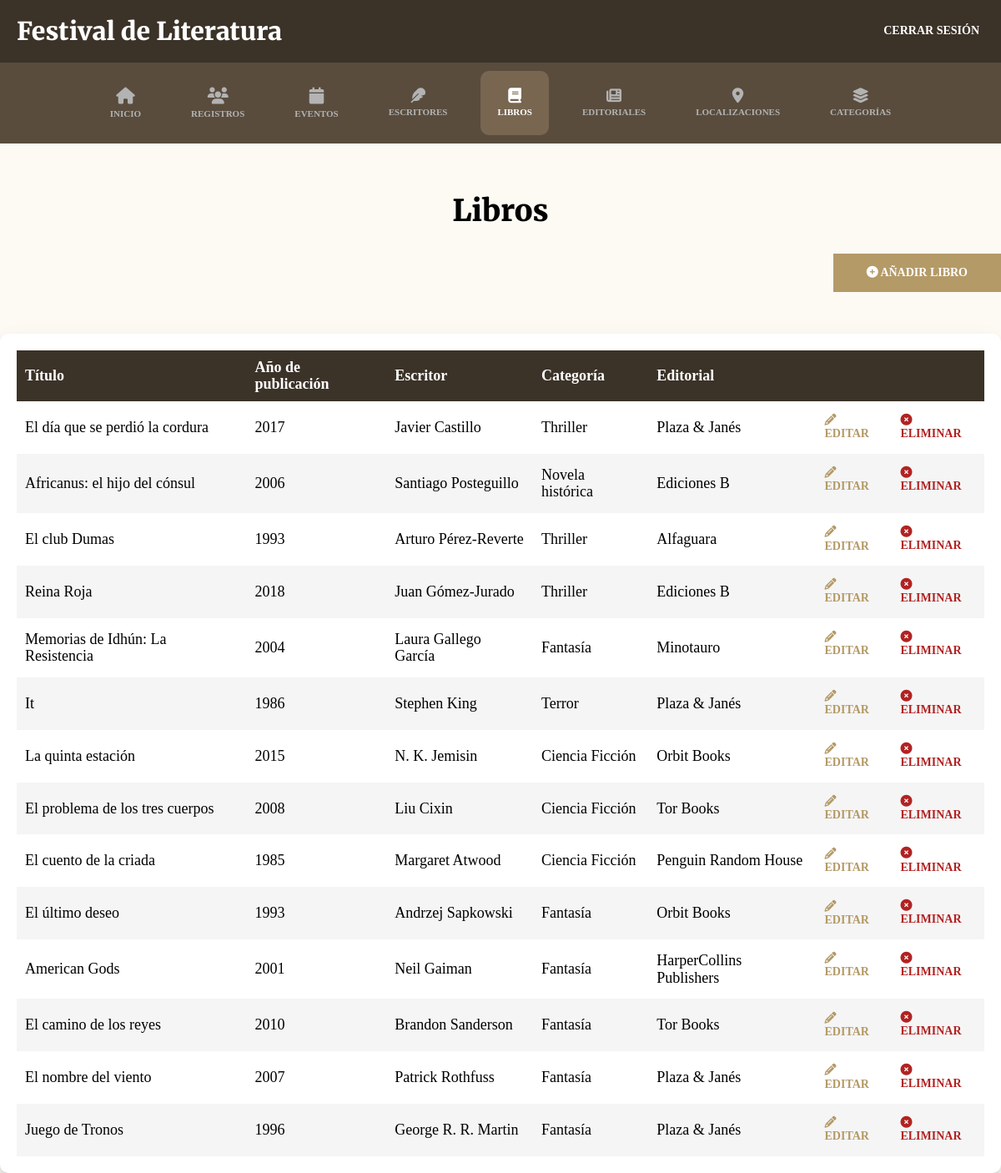
Screenshot of /admin/libros (signed in) with the database file from the repository.
### tables this page shows
CREATE TABLE libros (
  id_libro          INT UNSIGNED  NOT NULL AUTO_INCREMENT,
  titulo            VARCHAR(200)  NOT NULL,
  anio_publicacion  SMALLINT      NULL,
  id_escritor       INT UNSIGNED  NOT NULL,
  id_editorial      INT UNSIGNED  NOT NULL,
  id_categoria      INT UNSIGNED  NOT NULL,
  PRIMARY KEY (id_libro),
  KEY idx_libros_titulo (titulo),
  KEY idx_libros_escritor (id_escritor),
  KEY idx_libros_editorial (id_editorial),
  KEY idx_libros_categoria (id_categoria),
  CONSTRAINT fk_libros_escritores
    FOREIGN KEY (id_escritor) REFERENCES escritores (id_escritor)
    ON UPDATE CASCADE
    ON DELETE RESTRICT,
  CONSTRAINT fk_libros_editoriales
    FOREIGN KEY (id_editorial) REFERENCES editoriales (id_editorial)
    ON UPDATE CASCADE
    ON DELETE RESTRICT,
  CONSTRAINT fk_libros_categorias
    FOREIGN KEY (id_categoria) REFERENCES categorias (id_categoria)
    ON UPDATE CASCADE
    ON DELETE RESTRICT
);

CREATE TABLE escritores (
  id_escritor    INT UNSIGNED  NOT NULL AUTO_INCREMENT,
  nombre         VARCHAR(150)  NOT NULL,
  biografia      TEXT          NOT NULL,
  nacionalidad   VARCHAR(100)  NOT NULL,
  imagen           VARCHAR(255)  NULL,   
  PRIMARY KEY (id_escritor),
  KEY idx_escritores_nombre (nombre)
);

CREATE TABLE categorias (
  id_categoria INT UNSIGNED  NOT NULL AUTO_INCREMENT,
  nombre       VARCHAR(120)  NOT NULL,
  PRIMARY KEY (id_categoria),
  UNIQUE KEY uq_categorias_nombre (nombre)
);

CREATE TABLE editoriales (
  id_editorial   INT UNSIGNED  NOT NULL AUTO_INCREMENT,
  nombre         VARCHAR(150)  NOT NULL,
  pais           VARCHAR(100)  NOT NULL,
  anio_fundacion SMALLINT      NULL,   
  PRIMARY KEY (id_editorial),
  KEY idx_editoriales_nombre (nombre)
);

### controllers/LibrosController.php (called while the page is built, shortened)
<?php
class LibrosController {
    public static function index(Router $router) {
        $libros = Libro::all();
        foreach($libros as $libro) {
            $libro->categoria = Categoria::find($libro->getIdCategoria());
            $libro->escritor = Escritor::find($libro->getIdEscritor());
            $libro->editorial = Editorial::find($libro->getIdEditorial());
        }
        $router->render('admin/libros/index', [
            'titulo' => 'Libros',
            'libros' => $libros
        ]);
    }
}

### public/index.php (called while the page is built, shortened)
<?php
$router = new Router();
$router->get('/login', [AuthController::class, 'login']);
$router->post('/login', [AuthController::class, 'login']);
$router->post('/logout', [AuthController::class, 'logout']);
$router->get('/registro', [AuthController::class, 'registro']);
$router->post('/registro', [AuthController::class, 'registro']);
$router->get('/admin/dashboard', [DashboardController::class, 'index']);
$router->get('/admin/registros', [RegistrosController::class, 'index']);
$router->post('/admin/registros/eliminar', [RegistrosController::class, 'eliminar']);
$router->get('/admin/eventos', [EventosController::class, 'index']);
$router->get('/admin/eventos/crear', [EventosController::class, 'crear']);
$router->post('/admin/eventos/crear', [EventosController::class, 'crear']);
$router->get('/admin/eventos/editar', [EventosController::class, 'editar']);
$router->post('/admin/eventos/editar', [EventosController::class, 'editar']);
$router->post('/admin/eventos/eliminar', [EventosController::class, 'eliminar']);
$router->get('/admin/escritores', [EscritoresController::class, 'index']);
$router->get('/admin/escritores/crear', [EscritoresController::class, 'crear']);
$router->post('/admin/escritores/crear', [EscritoresController::class, 'crear']);
$router->get('/admin/escritores/editar', [EscritoresController::class, 'editar']);
$router->post('/admin/escritores/editar', [EscritoresController::class, 'editar']);
$router->post('/admin/escritores/eliminar', [EscritoresController::class, 'eliminar']);
$router->get('/admin/libros', [LibrosController::class, 'index']);
$router->get('/admin/libros/crear', [LibrosController::class, 'crear']);
$router->post('/admin/libros/crear', [LibrosController::class, 'crear']);
$router->get('/admin/libros/editar', [LibrosController::class, 'editar']);
$router->post('/admin/libros/editar', [LibrosController::class, 'editar']);
$router->post('/admin/libros/eliminar', [LibrosController::class, 'eliminar']);
$router->get('/admin/editoriales', [EditorialesController::class, 'index']);
$router->get('/admin/editoriales/crear', [EditorialesController::class, 'crear']);
$router->post('/admin/editoriales/crear', [EditorialesController::class, 'crear']);
$router->get('/admin/editoriales/editar', [EditorialesController::class, 'editar']);
$router->post('/admin/editoriales/editar', [EditorialesController::class, 'editar']);
$router->post('/admin/editoriales/eliminar', [EditorialesController::class, 'eliminar']);
$router->get('/admin/localizaciones', [LocalizacionesController::class, 'index']);
$router->get('/admin/localizaciones/crear', [LocalizacionesController::class, 'crear']);
$router->post('/admin/localizaciones/crear', [LocalizacionesController::class, 'crear']);
$router->get('/admin/localizaciones/editar', [LocalizacionesController::class, 'editar']);
$router->post('/admin/localizaciones/editar', [LocalizacionesController::class, 'editar']);
$router->post('/admin/localizaciones/eliminar', [LocalizacionesController::class, 'eliminar']);
$router->get('/admin/categorias', [CategoriasController::class, 'index']);
$router->get('/admin/categorias/crear', [CategoriasController::class, 'crear']);
$router->post('/admin/categorias/crear', [CategoriasController::class, 'crear']);
$router->get('/admin/categorias/editar', [CategoriasController::class, 'editar']);
$router->post('/admin/categorias/editar', [CategoriasController::class, 'editar']);
$router->post('/admin/categorias/eliminar', [CategoriasController::class, 'eliminar']);
$router->get('/', [PaginasController::class, 'index']);
$router->get('/festival', [PaginasController::class, 'festival']);
$router->get('/programa', [PaginasController::class, 'programa']);
$router->get('/localizaciones', [PaginasController::class, 'localizaciones']);
$router->get('/escritores', [PaginasController::class, 'escritores']);
$router->get('/entradas', [PaginasController::class, 'entradas']);
$router->post('/entradas', [PaginasController::class, 'entradas']);
$router->get('/404', [PaginasController::class, 'error']);
$router->get('/mis-entradas', [\Controllers\PaginasController::class, 'misEntradas']);
$router->post('/mis-entradas', [\Controllers\PaginasController::class, 'misEntradas']);
$router->comprobarRutas();

### models/ActiveRecord.php (called while the page is built, shortened)
<?php
class ActiveRecord {
    protected static $db;
    protected static $tabla = '';
    protected static $idColumn = 'id';
    public function __get(string $propiedad) {
        $metodo = 'get' . str_replace(' ', '', ucwords(str_replace('_', ' ', $propiedad)));
        if (method_exists($this, $metodo)) {
            return $this->$metodo();
        }
        return null;
    }
    public static function setDB($database) {
        self::$db = $database;
    }
    public static function consultarSQL($query) {
        $resultado = self::$db->query($query);
        $array = [];
        while ($registro = $resultado->fetch_assoc()) {
            $array[] = static::crearObjeto($registro);
        }
        return $array;
    }
    protected static function crearObjeto($registro) {
    $objeto = new static;
    foreach ($registro as $key => $value) {
        $v = $value;
        try {
            $prop = new \ReflectionProperty($objeto, $key);
            $type = $prop->getType();
            if ($type instanceof \ReflectionNamedType) {
                $typeName   = $type->getName();
                $allowsNull = $type->allowsNull();
                if ($typeName === 'int') {
                    if ($v === null) {
                        $v = $allowsNull ? null : 0;
                    } else {
                        $v = (int)$v;
                    }
                } elseif ($typeName === 'float') {
                    if ($v === null) {
                        $v = $allowsNull ? null : 0.0;
                    } else {
                        $v = (float)$v;
                    }
                } elseif ($typeName === 'string') {
                    if ($v === null && !$allowsNull) {
                        $v = '';
                    }
                }
            }
        } catch (\ReflectionException $e) {
        }
        $objeto->$key = $v;
    }
    return $objeto;
}
    public static function all() {
        $pk = static::$idColumn;
        $query = "SELECT * FROM " . static::$tabla . " ORDER BY {$pk} DESC";
        return self::consultarSQL($query);
    }
    public static function find(int|string $id): ?static
    {
        $pk = static::$idColumn;
        $idEsc = self::$db->escape_string((string) $id);
        $query = "SELECT * FROM " . static::$tabla . " WHERE {$pk} = '{$idEsc}' LIMIT 1";
        $resultado = self::consultarSQL($query);
        return array_shift($resultado) ?: null;
    }
}

### models/Libro.php (called while the page is built, shortened)
<?php
class Libro extends ActiveRecord {
    protected ?int $id_libro = null;
    protected string $titulo = '';
    protected $anio_publicacion;
    public function __construct($args = [])
    {
        $this->id_libro         = $args['id_libro'] ?? null;
        $this->titulo           = trim($args['titulo'] ?? '');
        $this->anio_publicacion = $args['anio_publicacion'] ?? null;
    }
    public function getIdLibro(): ?int {
        return $this->id_libro;
    }
    public function getTitulo(): string {
        return $this->titulo;
    }
    public function getAnioPublicacion() {
        return $this->anio_publicacion;
    }
}

### models/Escritor.php (called while the page is built, shortened)
<?php
class Escritor extends ActiveRecord {
    protected string $nombre = '';
    public function __construct($args = [])
    {
        $this->nombre = $args['nombre'] ?? '';
    }
    public function getNombre(): string {
        return $this->nombre;
    }
}

### models/Categoria.php (called while the page is built, shortened)
<?php
class Categoria extends ActiveRecord {
    protected string $nombre = '';
    public function __construct($args = [])
    {
        $this->nombre       = $args['nombre'] ?? '';
    }
    public function getNombre(): string {
        return $this->nombre;
    }
}

### models/Editorial.php (called while the page is built, shortened)
<?php
class Editorial extends ActiveRecord {
    protected string $nombre = '';
    public function __construct($args = [])
    {
        $this->nombre = trim($args['nombre'] ?? '');
    }
    public function getNombre(): string {
        return $this->nombre;
    }
}

### views/admin/libros/index.php (the view, shortened to what this page needs)
<h2 class="dashborad__heading"><?php echo $titulo; ?></h2>
<div class="dashboard__contenedor-boton">
    <a class="dashboard__boton" href="/admin/libros/crear">
        <i class="fa-solid fa-circle-plus"></i> Añadir libro</a>
</div>
<div class="dashboard__contenedor">
    <?php if(!empty($libros)) { ?>
        <table class="table">
            <thead class="table__thead">
                <tr>
                    <th scope="col" class="table__th">Título</th>
                    <th scope="col" class="table__th">Año de publicación</th>
                    <th scope="col" class="table__th">Escritor</th>
                    <th scope="col" class="table__th">Categoría</th>
                    <th scope="col" class="table__th">Editorial</th>
                    <th scope="col" class="table__th"></th>
                </tr>
            </thead>
            <tbody class="table__tbody">
                <?php foreach($libros as $libro) { ?>
                    <tr class="table__tr">
                        <td class="table__td">
                            <?php echo $libro->titulo; ?>
                        </td>
                        <td class="table__td">
                            <?php echo $libro->anio_publicacion; ?>
                        </td>
                        <td class="table__td">
                            <?php echo $libro->escritor->nombre; ?>
                        </td>
                        <td class="table__td">
                            <?php echo $libro->categoria->nombre; ?>
                        </td>
                        <td class="table__td">
                            <?php echo $libro->editorial->nombre; ?>
                        </td>
                        <td class="table__td--acciones">
                            <a class="table__accion table__accion--editar" href="/admin/libros/editar?id=<?php echo $libro->id_libro; ?>">
                                <i class="fa-solid fa-pencil"></i>
                                Editar
                            </a>
                            <form method="POST" action="/admin/libros/eliminar" class="table__formulario">
                                <button class="table__accion table__accion--eliminar" type="submit">
                                    <i class="fa-solid fa-circle-xmark"></i>
                                    Eliminar
                                </button>
                            </form>
                        </td>
                    </tr>
                <?php } ?>
            </tbody>
        </table>
    <?php } else { ?>
        <p class="text-center">No hay libros.</p>
    <?php } ?>

### public/build/css/app.css (style rules this page uses)
html { line-height: 1.15; -webkit-text-size-adjust: 100%; }
body { margin: 0; }
a { background-color: transparent; }
button, input, optgroup, select, textarea { font-family: inherit; font-size: 100%; line-height: 1.15; margin: 0; }
button, input { overflow: visible; }
button, select { text-transform: none; }
button, [type=button], [type=reset], [type=submit] { -webkit-appearance: button; }
html { font-size: 62.5%; box-sizing: border-box; background-color: #fdfaf4; height: 100%; }
*, *:before, *:after { box-sizing: inherit; }
body { font-family: serif; font-size: 1.8rem; }
a { text-decoration: none; }
h1, h2, h3 { font-family: "Merriweather", serif; font-weight: 900; margin: 2rem 0; }
h2 { font-size: 3.6rem; }
[class$=__heading] { font-family: "Merriweather", serif; font-weight: 900; margin: 2rem 0; margin: 6rem 0 3rem 0; text-align: center; }
.dashboard { height: 100%; display: flex; flex-direction: column; }
@media (min-width: 768px) { .dashboard__contenedor-boton { display: flex; justify-content: flex-end; margin-bottom: 5rem; } }
.dashboard__boton { background-color: #b49a67; padding: 1.5rem 4rem; color: #ffffff; font-size: 1.8rem; font-weight: 700; border: none; transition-property: background-color; transition-duration: 0.3s; text-align: center; width: 100%; display: inline-block; }
.dashboard__boton { text-transform: uppercase; font-size: 1.4rem; }
@media (min-width: 768px) { .dashboard__boton { width: auto; } }
.dashboard__contenedor, .dashboard__formulario { box-shadow: rgba(50, 50, 93, 0.25) 0px 13px 27px -5px, rgba(0, 0, 0, 0.3) 0px 8px 16px -8px; background-color: #ffffff; padding: 2rem; border-radius: 1rem; margin-top: 5rem; }
.table { width: 100%; border-collapse: collapse; }
.table__thead { background-color: #3b3228; color: #ffffff; }
.table__th { padding: 1rem; text-align: left; }
.table__tr:nth-of-type(even) { background-color: #f5f5f5; }
.table__td, .table__td--acciones { padding: 1.5rem 1rem; }
.table__td--acciones { display: flex; justify-content: flex-end; gap: 2rem; align-items: center; }
.table__accion { all: unset; text-transform: uppercase; font-size: 1.4rem; font-weight: 700; }
.table__accion--editar { color: #b49a67; }
.table__accion--eliminar { color: #b22222; }

### rows the page displays
libros: titulo "El día que se perdió la cordura", anio_publicacion "2017", id_escritor.nombre "Javier Castillo", id_categoria.nombre "Thriller", id_editorial.nombre "Plaza & Janés"
libros: titulo "Africanus: el hijo del cónsul", anio_publicacion "2006", id_escritor.nombre "Santiago Posteguillo", id_categoria.nombre "Novela histórica", id_editorial.nombre "Ediciones B"
libros: titulo "El club Dumas", anio_publicacion "1993", id_escritor.nombre "Arturo Pérez-Reverte", id_categoria.nombre "Thriller", id_editorial.nombre "Alfaguara"
libros: titulo "Reina Roja", anio_publicacion "2018", id_escritor.nombre "Juan Gómez-Jurado", id_categoria.nombre "Thriller", id_editorial.nombre "Ediciones B"
libros: titulo "Memorias de Idhún: La Resistencia", anio_publicacion "2004", id_escritor.nombre "Laura Gallego García", id_categoria.nombre "Fantasía", id_editorial.nombre "Minotauro"
libros: titulo "It", anio_publicacion "1986", id_escritor.nombre "Stephen King", id_categoria.nombre "Terror", id_editorial.nombre "Plaza & Janés"
libros: titulo "La quinta estación", anio_publicacion "2015", id_escritor.nombre "N. K. Jemisin", id_categoria.nombre "Ciencia Ficción", id_editorial.nombre "Orbit Books"
libros: titulo "El problema de los tres cuerpos", anio_publicacion "2008", id_escritor.nombre "Liu Cixin", id_categoria.nombre "Ciencia Ficción", id_editorial.nombre "Tor Books"
libros: titulo "El cuento de la criada", anio_publicacion "1985", id_escritor.nombre "Margaret Atwood", id_categoria.nombre "Ciencia Ficción", id_editorial.nombre "Penguin Random House"
libros: titulo "El último deseo", anio_publicacion "1993", id_escritor.nombre "Andrzej Sapkowski", id_categoria.nombre "Fantasía", id_editorial.nombre "Orbit Books"
libros: titulo "American Gods", anio_publicacion "2001", id_escritor.nombre "Neil Gaiman", id_categoria.nombre "Fantasía", id_editorial.nombre "HarperCollins Publishers"
libros: titulo "El camino de los reyes", anio_publicacion "2010", id_escritor.nombre "Brandon Sanderson", id_categoria.nombre "Fantasía", id_editorial.nombre "Tor Books"
libros: titulo "El nombre del viento", anio_publicacion "2007", id_escritor.nombre "Patrick Rothfuss", id_categoria.nombre "Fantasía", id_editorial.nombre "Plaza & Janés"
libros: titulo "Juego de Tronos", anio_publicacion "1996", id_escritor.nombre "George R. R. Martin", id_categoria.nombre "Fantasía", id_editorial.nombre "Plaza & Janés"

### other values shown
$titulo "Libros"
